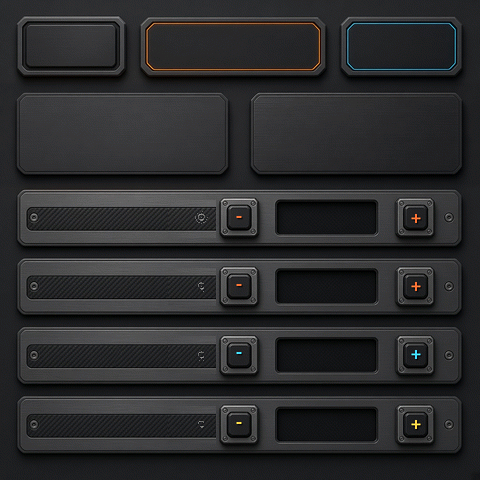
#> input picture tof_instruments/ui/assets/settings-bg.png, 480 x 480 px
$ python make_single_assets.py
#> lines starting #> are read from the running program, lines starting #| are printed output that depends on the picture
"""Build single-pad band art from native page pixels.

The settings page draws both cards inside assets/settings-bg.png. The
single-pad layout has to replace them with one centred card without
shifting any colour: the band background and the card fill have to match
the page byte for byte.

  settings-single-base.png   native band, cards erased with a native
                             background fill, native left card re-pasted
                             centred with untouched pixels.
  settings-single-flash.png  RGBA. Only the orange rim is added on top of
                             the base art, so a flash changes the rim and
                             nothing else.
"""

import os

from PIL import Image, ImageChops, ImageDraw, ImageFilter

HERE = os.path.dirname(os.path.abspath(__file__))
# The build reads ui/assets, so default there and fall back to the script's
# own folder when it is run from a scratch copy.
ASSETS = os.path.join(HERE, "..", "ui", "assets")
if not os.path.isfile(os.path.join(ASSETS, "settings-bg.png")):
    ASSETS = HERE
BG = os.path.join(ASSETS, "settings-bg.png")
FLASH_SRC = os.path.join(HERE, "settings-single-band.jpg")

BAND_TOP = 76
W, H = 480, 112

# Native card block, wide enough that its edge ramp lands on plain
# background instead of on the card stroke.
CARD_BLOCK = (4, 4, 246, 108)
# Native card interior, used to centre the copy on the value text.
CARD_INNER = (17, 17, 227, 98)
# Painted edge of the native card, in band coordinates.
CARD_STROKE = (15, 17, 230, 98)

# Two-pad flash art and where it sits in the band; the glow is borrowed
# from there so both layouts flash the same way.
FLASH_SRC = os.path.join(ASSETS, "settings-center-active.jpg")
FLASH_ORIGIN = (20, 19)


def row_bg(px, y, x0, x1):
    vals = [px[x, y] for x in range(x0, x1)]
    n = len(vals)
    return tuple(sum(v[i] for v in vals) // n for i in range(3))


def lerp(a, b, t):
    return tuple(a[i] + (b[i] - a[i]) * t for i in range(3))


def fill_background(base):
    px = base.load()
    top, bottom = CARD_BLOCK[1], CARD_BLOCK[3]
    # The background behind the cards is never rendered in the native art,
    # so anchor each row on the three places it does show - left margin,
    # the gap between the cards, right margin - and interpolate across.
    for y in range(top, bottom):
        a = row_bg(px, y, 4, 12)
        m = row_bg(px, y, 236, 246)
        c = row_bg(px, y, 469, 477)
        for x in range(0, W):
            if x <= 240:
                col = lerp(a, m, x / 240.0)
            else:
                col = lerp(m, c, (x - 240) / 240.0)
            px[x, y] = tuple(int(round(v)) for v in col)


def paste_card(base, nat):
    block = nat.crop(CARD_BLOCK)
    # Centre on the interior so the value sits dead centre.
    inner_cx = (CARD_INNER[0] + CARD_INNER[2]) / 2.0
    left = int(round(W / 2.0 - (inner_cx - CARD_BLOCK[0])))
    top = CARD_BLOCK[1]

    # Ramp the block's outer 4 px into the background. That margin is plain
    # background on both sides, so the seam disappears while the card
    # stroke, 11 px inside, is copied verbatim.
    ramp = 4
    mask = Image.new("L", block.size, 0)
    d = ImageDraw.Draw(mask)
    d.rectangle((0, 0, block.width - 1, block.height - 1), fill=255)
    for i in range(ramp):
        v = int(round(255 * (i + 1) / float(ramp + 1)))
        d.rectangle((i, i, block.width - 1 - i, block.height - 1 - i),
                    outline=v, width=1)
    mask = mask.filter(ImageFilter.GaussianBlur(0.8))

    base.paste(block, (left, top), mask)
    return left


def build_flash(base, card):
    """Composite the page's own flash look over the base art.

    settings-center-active.jpg is what the two-pad layout flashes, so its rim
    is the established style. The art is exactly one card face, and the page
    lays it centred inside the card, so the same placement is reused here.

    The rim hugs the art's first row, so the unlit fill has to come from the
    interior rows: a per-row median of the middle columns gives the card
    body, and the difference is the light the rim adds. Adding that light to
    the base pixels leaves every other pixel exactly as drawn.
    """
    src = Image.open(FLASH_SRC).convert("RGB")
    w, h = src.size
    px = src.load()

    # Unlit fill, measured well inside the rim: rows and columns close to
    # the border already sit in the glow and would flatten the difference.
    deep = []
    for y in range(22, h - 22):
        for x in range(22, w - 22):
            deep.append(px[x, y])
    deep.sort(key=lambda c: c[0])
    n = len(deep)
    b = tuple(sum(c[i] for c in deep[n // 3:2 * n // 3]) // (n - 2 * (n // 3))
              for i in range(3))

    lit = src.copy()
    lp = lit.load()
    alpha = Image.new("L", src.size, 0)
    ap = alpha.load()
    # Wherever the art stands above its own fill it is showing light: keep
    # that pixel as painted and fade it out as the light dies off. Nothing
    # else is touched, so the card face keeps the base art's pixels.
    for y in range(h):
        for x in range(w):
            c = px[x, y]
            dev = max(c[0] - b[0], c[1] - b[1], c[2] - b[2])
            if dev <= 5:
                ap[x, y] = 0
            elif dev >= 45:
                ap[x, y] = 255
            else:
                ap[x, y] = int((dev - 5) * 255 / 40)

    # Only the border band carries light; the art's interior decals do not.
    band = Image.new("L", src.size, 0)
    d = ImageDraw.Draw(band)
    d.rectangle((0, 0, w - 1, h - 1), fill=255)
    d.rounded_rectangle((26, 26, w - 27, h - 27), radius=5, fill=0)
    band = band.filter(ImageFilter.GaussianBlur(4))
    alpha = ImageChops.multiply(alpha, band)

    # Same placement the two-pad layout uses: art origin five pixels in from
    # the card's painted edge.
    left = card[0] + 5
    top = card[1] + 2

    out = Image.new("RGBA", base.size, (0, 0, 0, 0))
    out.paste(lit, (left, top))
    a = Image.new("L", base.size, 0)
    a.paste(alpha, (left, top))
    out.putalpha(a)
    return out, (left, top)


def main():
    bg = Image.open(BG).convert("RGB")
#> bg is the input picture: PIL image 480x480 RGB; mean R, G, B 42.3, 42.7, 43.9
    nat = bg.crop((0, BAND_TOP, W, BAND_TOP + H))
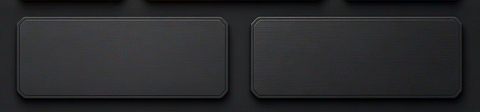
#> nat: PIL image 480x112 RGB; mean R, G, B 40.9, 41.1, 42.8

    base = nat.copy()
    fill_background(base)
#> the loop in fill_background, `for y in range(top, bottom):` made 104 passes
#> (a, m, c) on passes 1 to 12: ((41, 40, 41), (15, 15, 16), (33, 34, 36)), ((41, 41, 44), (16, 18, 17), (33, 33, 36)), ((41, 39, 41), (24, 22, 24), (33, 33, 35)), ((39, 40, 41), (24, 24, 24), (33, 33, 36)), ((37, 38, 41), (24, 28, 31), (31, 32, 33)), ((38, 39, 41), (30, 29, 32), (33, 33, 36)), ((37, 38, 41), (33, 32, 33), (30, 32, 33)), ((37, 38, 40), (33, 33, 35), (31, 32, 36)), ((37, 38, 41), (33, 35, 37), (31, 32, 34)), ((38, 37, 40), (34, 36, 37), (31, 32, 35)), ((37, 39, 41), (38, 36, 40), (33, 33, 35)), ((39, 39, 41), (37, 37, 40), (33, 33, 35))
#> (m, c) on passes 14, 45: ((39, 39, 41), (33, 33, 37)), ((40, 40, 42), (33, 31, 34))
    left = paste_card(base, nat)
#> in paste_card, `mask = Image.new("L", block.size, 0)`: mask: PIL image 242x104 L; every value is 0
#> in paste_card, `base.paste(block, (left, top), mask)`:
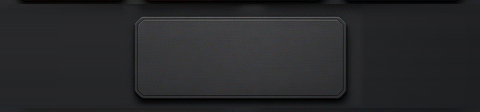
#> base: PIL image 480x112 RGB; mean R, G, B 40, 40.2, 42.1
#> left = 122
    base.save(os.path.join(ASSETS, "settings-single-base.png"), optimize=True)

    shift = left - CARD_BLOCK[0]
#> shift = 118
    card = (CARD_STROKE[0] + shift, CARD_STROKE[1],
            CARD_STROKE[2] + shift, CARD_STROKE[3])
#> card = (133, 17, 348, 98)
    flash, at = build_flash(base, card)
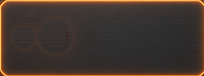
#> input picture tof_instruments/ui/assets/settings-center-active.jpg, 204 x 76 px
#> in build_flash, src is the input picture: PIL image 204x76 RGB; mean R, G, B 67.6, 54.4, 46.1
#> after the loop in build_flash, `for y in range(22, h - 22):`: deep = 5120 items, first 6: (60, 49, 45), (61, 50, 46), (62, 51, 45), (61, 50, 44), (61, 50, 44), (60, 49, 45)
#> in build_flash, `n = len(deep)`: n = 5120
#> in build_flash, `b = tuple(sum(c[i] for c in deep[n // 3:2 * n // 3]) // (n - 2 * (n //..`: b = (50, 48, 48)
#> in build_flash, `alpha = Image.new("L", src.size, 0)`: alpha: PIL image 204x76 L; every value is 0
#> in build_flash, `band = band.filter(ImageFilter.GaussianBlur(4))`:
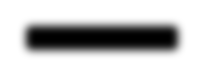
#> band: PIL image 204x76 L; min 0, max 255, mean 195.4
#> in build_flash, `alpha = ImageChops.multiply(alpha, band)`:
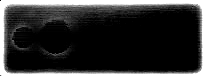
#> alpha: PIL image 204x76 L; min 0, max 255, mean 49.2
#> in build_flash, `left = card[0] + 5`: left = 138
#> in build_flash, `top = card[1] + 2`: top = 19
#> in build_flash, `out = Image.new("RGBA", base.size, (0, 0, 0, 0))`: out: PIL image 480x112 RGBA; every value is 0
#> in build_flash, `a = Image.new("L", base.size, 0)`: a: PIL image 480x112 L; every value is 0
#> in build_flash, `a.paste(alpha, (left, top))`:
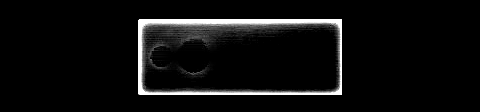
#> a: PIL image 480x112 L; min 0, max 255, mean 14.2
#> in build_flash, `out.putalpha(a)`:
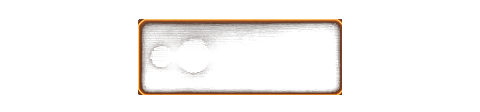
#> out: PIL image 480x112 RGBA; mean R, G, B, A 19.5, 15.7, 13.3, 14.2; transparent parts drawn white
#> at = (138, 19)
    flash.save(os.path.join(ASSETS, "settings-single-flash.png"), optimize=True)

    for name in ("settings-single-base.png", "settings-single-flash.png"):
        p = os.path.join(ASSETS, name)
        print(name, os.path.getsize(p), "bytes")
    inner = (CARD_INNER[0] + left - CARD_BLOCK[0] + 4,
             CARD_INNER[1], CARD_INNER[2] + left - CARD_BLOCK[0] + 4,
             CARD_INNER[3])
#> inner = (139, 17, 349, 98)
    print("flash art at", at, "inner rect", inner)
#| flash art at (138, 19) inner rect (139, 17, 349, 98)
    print("card px", base.getpixel(((inner[0] + inner[2]) // 2, 60)),
          "native", nat.getpixel(((CARD_INNER[0] + CARD_INNER[2]) // 2, 60)))
#| card px (66, 60, 66) native (57, 60, 57)


if __name__ == "__main__":
    main()
